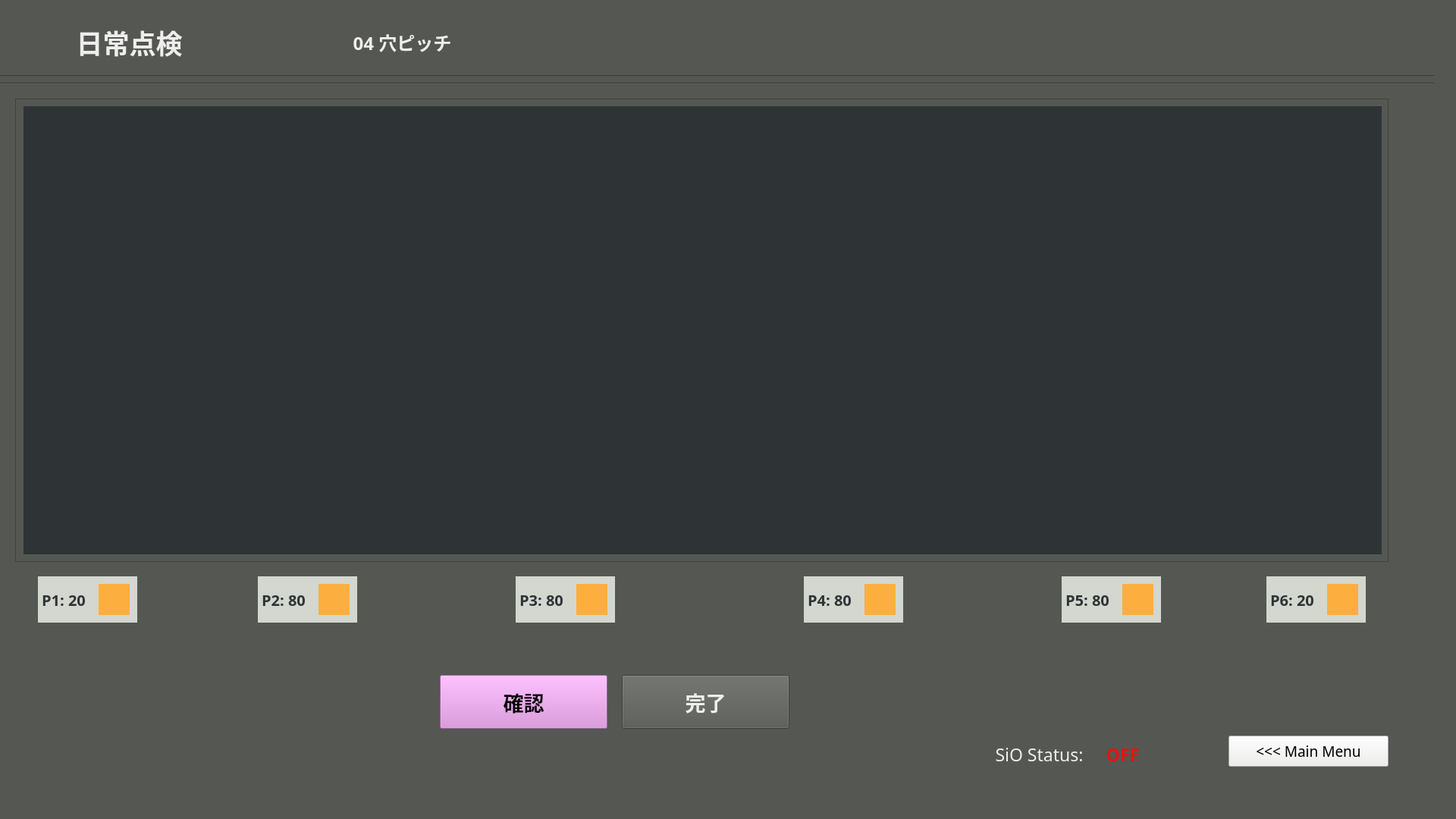
<?xml version="1.0" encoding="UTF-8"?>
<ui version="4.0">
 <class>dailytenken4_holepitch</class>
 <widget class="QMainWindow" name="dailytenken4_holepitch">
  <property name="enabled">
   <bool>true</bool>
  </property>
  <property name="geometry">
   <rect>
    <x>0</x>
    <y>0</y>
    <width>1920</width>
    <height>1080</height>
   </rect>
  </property>
  <property name="windowTitle">
   <string>MainWindow</string>
  </property>
  <property name="styleSheet">
   <string notr="true">background-color: rgb(85, 87, 83);</string>
  </property>
  <widget class="QWidget" name="dailytenken4_holepitch_widget">
   <property name="enabled">
    <bool>true</bool>
   </property>
   <widget class="Line" name="line_1">
    <property name="geometry">
     <rect>
      <x>-10</x>
      <y>90</y>
      <width>1901</width>
      <height>20</height>
     </rect>
    </property>
    <property name="orientation">
     <enum>Qt::Horizontal</enum>
    </property>
   </widget>
   <widget class="Line" name="line_2">
    <property name="geometry">
     <rect>
      <x>-10</x>
      <y>100</y>
      <width>1901</width>
      <height>20</height>
     </rect>
    </property>
    <property name="orientation">
     <enum>Qt::Horizontal</enum>
    </property>
   </widget>
   <widget class="QFrame" name="frame">
    <property name="geometry">
     <rect>
      <x>20</x>
      <y>130</y>
      <width>1811</width>
      <height>611</height>
     </rect>
    </property>
    <property name="frameShape">
     <enum>QFrame::StyledPanel</enum>
    </property>
    <property name="frameShadow">
     <enum>QFrame::Raised</enum>
    </property>
    <widget class="QLabel" name="cameraFrame">
     <property name="geometry">
      <rect>
       <x>11</x>
       <y>10</y>
       <width>1791</width>
       <height>591</height>
      </rect>
     </property>
     <property name="styleSheet">
      <string notr="true">background-color: rgb(46, 52, 54);</string>
     </property>
     <property name="text">
      <string/>
     </property>
     <property name="alignment">
      <set>Qt::AlignCenter</set>
     </property>
    </widget>
    <widget class="QPushButton" name="rekensaButton">
     <property name="geometry">
      <rect>
       <x>260</x>
       <y>500</y>
       <width>91</width>
       <height>71</height>
      </rect>
     </property>
     <property name="font">
      <font>
       <family>Ubuntu Mono</family>
       <pointsize>13</pointsize>
       <weight>75</weight>
       <italic>false</italic>
       <bold>true</bold>
       <stylestrategy>PreferAntialias</stylestrategy>
      </font>
     </property>
     <property name="autoFillBackground">
      <bool>false</bool>
     </property>
     <property name="styleSheet">
      <string notr="true">color: rgb(238, 238, 236);
background-color: rgb(117, 80, 123);</string>
     </property>
     <property name="text">
      <string>検査
やり直し</string>
     </property>
     <property name="checkable">
      <bool>false</bool>
     </property>
    </widget>
    <widget class="QPushButton" name="delwarpbutton">
     <property name="geometry">
      <rect>
       <x>770</x>
       <y>510</y>
       <width>181</width>
       <height>51</height>
      </rect>
     </property>
     <property name="font">
      <font>
       <family>Ubuntu Mono</family>
       <pointsize>11</pointsize>
       <weight>75</weight>
       <italic>false</italic>
       <bold>true</bold>
       <stylestrategy>PreferAntialias</stylestrategy>
      </font>
     </property>
     <property name="autoFillBackground">
      <bool>false</bool>
     </property>
     <property name="styleSheet">
      <string notr="true">background-color: rgb(164, 0, 0);</string>
     </property>
     <property name="text">
      <string>パースワープパラム削除 
Del Warp Parm</string>
     </property>
     <property name="checkable">
      <bool>false</bool>
     </property>
    </widget>
    <widget class="QPushButton" name="savewarpbutton">
     <property name="geometry">
      <rect>
       <x>580</x>
       <y>510</y>
       <width>181</width>
       <height>51</height>
      </rect>
     </property>
     <property name="font">
      <font>
       <family>Ubuntu Mono</family>
       <pointsize>11</pointsize>
       <weight>75</weight>
       <italic>false</italic>
       <bold>true</bold>
       <stylestrategy>PreferAntialias</stylestrategy>
      </font>
     </property>
     <property name="autoFillBackground">
      <bool>false</bool>
     </property>
     <property name="styleSheet">
      <string notr="true">color: rgb(238, 238, 236);</string>
     </property>
     <property name="text">
      <string>パースワープパラム保存 
Save Warp Parm</string>
     </property>
     <property name="checkable">
      <bool>false</bool>
     </property>
    </widget>
    <widget class="QLabel" name="rtwarpcolor">
     <property name="geometry">
      <rect>
       <x>440</x>
       <y>490</y>
       <width>121</width>
       <height>20</height>
      </rect>
     </property>
     <property name="font">
      <font>
       <family>Ubuntu Mono</family>
       <pointsize>15</pointsize>
       <weight>75</weight>
       <bold>true</bold>
      </font>
     </property>
     <property name="styleSheet">
      <string notr="true">background-color: rgb(255, 0, 0);</string>
     </property>
     <property name="text">
      <string/>
     </property>
     <property name="alignment">
      <set>Qt::AlignLeading|Qt::AlignLeft|Qt::AlignVCenter</set>
     </property>
    </widget>
    <widget class="QPushButton" name="rtwarpbutton">
     <property name="geometry">
      <rect>
       <x>440</x>
       <y>510</y>
       <width>121</width>
       <height>51</height>
      </rect>
     </property>
     <property name="font">
      <font>
       <family>Ubuntu Mono</family>
       <pointsize>11</pointsize>
       <weight>75</weight>
       <italic>false</italic>
       <bold>true</bold>
       <stylestrategy>PreferAntialias</stylestrategy>
      </font>
     </property>
     <property name="autoFillBackground">
      <bool>false</bool>
     </property>
     <property name="styleSheet">
      <string notr="true">color: rgb(238, 238, 236);</string>
     </property>
     <property name="text">
      <string>継続ワープ 
RT Pers.Warp</string>
     </property>
     <property name="checkable">
      <bool>false</bool>
     </property>
    </widget>
    <widget class="QPushButton" name="quitbutton">
     <property name="geometry">
      <rect>
       <x>1560</x>
       <y>530</y>
       <width>211</width>
       <height>41</height>
      </rect>
     </property>
     <property name="font">
      <font>
       <family>Ubuntu Mono</family>
       <pointsize>14</pointsize>
      </font>
     </property>
     <property name="styleSheet">
      <string notr="true">background-color: rgb(238, 238, 236);</string>
     </property>
     <property name="text">
      <string>Quit</string>
     </property>
    </widget>
    <zorder>quitbutton</zorder>
    <zorder>rtwarpbutton</zorder>
    <zorder>delwarpbutton</zorder>
    <zorder>rtwarpcolor</zorder>
    <zorder>savewarpbutton</zorder>
    <zorder>rekensaButton</zorder>
    <zorder>cameraFrame</zorder>
   </widget>
   <widget class="QPushButton" name="mainmenubutton">
    <property name="geometry">
     <rect>
      <x>1620</x>
      <y>970</y>
      <width>211</width>
      <height>41</height>
     </rect>
    </property>
    <property name="font">
     <font>
      <family>Ubuntu Mono</family>
      <pointsize>14</pointsize>
     </font>
    </property>
    <property name="styleSheet">
     <string notr="true">background-color: rgb(238, 238, 236);</string>
    </property>
    <property name="text">
     <string>&lt;&lt;&lt; Main Menu</string>
    </property>
   </widget>
   <widget class="QLabel" name="partlabel_2">
    <property name="geometry">
     <rect>
      <x>10</x>
      <y>20</y>
      <width>321</width>
      <height>71</height>
     </rect>
    </property>
    <property name="font">
     <font>
      <family>Ubuntu Mono</family>
      <pointsize>26</pointsize>
      <weight>75</weight>
      <bold>true</bold>
     </font>
    </property>
    <property name="styleSheet">
     <string notr="true">color: rgb(238, 238, 236);</string>
    </property>
    <property name="text">
     <string>日常点検</string>
    </property>
    <property name="alignment">
     <set>Qt::AlignCenter</set>
    </property>
   </widget>
   <widget class="QPushButton" name="finishButton">
    <property name="geometry">
     <rect>
      <x>820</x>
      <y>890</y>
      <width>221</width>
      <height>71</height>
     </rect>
    </property>
    <property name="font">
     <font>
      <family>Ubuntu Mono</family>
      <pointsize>20</pointsize>
      <weight>75</weight>
      <italic>false</italic>
      <bold>true</bold>
      <stylestrategy>PreferAntialias</stylestrategy>
     </font>
    </property>
    <property name="autoFillBackground">
     <bool>false</bool>
    </property>
    <property name="styleSheet">
     <string notr="true">color: rgb(238, 238, 236);</string>
    </property>
    <property name="text">
     <string>完了</string>
    </property>
    <property name="checkable">
     <bool>false</bool>
    </property>
   </widget>
   <widget class="QLabel" name="status_sio">
    <property name="geometry">
     <rect>
      <x>1450</x>
      <y>970</y>
      <width>61</width>
      <height>41</height>
     </rect>
    </property>
    <property name="font">
     <font>
      <family>Ubuntu Mono</family>
      <pointsize>17</pointsize>
      <weight>75</weight>
      <bold>true</bold>
      <underline>false</underline>
     </font>
    </property>
    <property name="styleSheet">
     <string notr="true">color: rgb(238, 15, 15);</string>
    </property>
    <property name="text">
     <string>OFF</string>
    </property>
    <property name="alignment">
     <set>Qt::AlignBottom|Qt::AlignHCenter</set>
    </property>
   </widget>
   <widget class="QLabel" name="label_5">
    <property name="geometry">
     <rect>
      <x>1300</x>
      <y>970</y>
      <width>141</width>
      <height>41</height>
     </rect>
    </property>
    <property name="font">
     <font>
      <family>Ubuntu Mono</family>
      <pointsize>17</pointsize>
      <weight>50</weight>
      <bold>false</bold>
      <underline>false</underline>
     </font>
    </property>
    <property name="styleSheet">
     <string notr="true">color: rgb(238, 238, 236);</string>
    </property>
    <property name="text">
     <string>SiO Status:</string>
    </property>
    <property name="alignment">
     <set>Qt::AlignBottom|Qt::AlignHCenter</set>
    </property>
   </widget>
   <widget class="QLabel" name="partlabel_3">
    <property name="geometry">
     <rect>
      <x>370</x>
      <y>20</y>
      <width>321</width>
      <height>71</height>
     </rect>
    </property>
    <property name="font">
     <font>
      <family>Ubuntu Mono</family>
      <pointsize>18</pointsize>
      <weight>75</weight>
      <bold>true</bold>
     </font>
    </property>
    <property name="styleSheet">
     <string notr="true">color: rgb(238, 238, 236);</string>
    </property>
    <property name="text">
     <string>04 穴ピッチ</string>
    </property>
    <property name="alignment">
     <set>Qt::AlignCenter</set>
    </property>
   </widget>
   <widget class="QLabel" name="P2color">
    <property name="geometry">
     <rect>
      <x>420</x>
      <y>770</y>
      <width>41</width>
      <height>41</height>
     </rect>
    </property>
    <property name="font">
     <font>
      <family>Ubuntu Mono</family>
      <pointsize>15</pointsize>
      <weight>75</weight>
      <bold>true</bold>
     </font>
    </property>
    <property name="styleSheet">
     <string notr="true">background-color: rgb(252, 175, 62);</string>
    </property>
    <property name="text">
     <string/>
    </property>
    <property name="alignment">
     <set>Qt::AlignLeading|Qt::AlignLeft|Qt::AlignVCenter</set>
    </property>
   </widget>
   <widget class="QLabel" name="P2label">
    <property name="geometry">
     <rect>
      <x>340</x>
      <y>760</y>
      <width>131</width>
      <height>61</height>
     </rect>
    </property>
    <property name="font">
     <font>
      <family>Ubuntu Mono</family>
      <pointsize>15</pointsize>
      <weight>75</weight>
      <bold>true</bold>
     </font>
    </property>
    <property name="styleSheet">
     <string notr="true">color: rgb(46, 52, 54);
background-color: rgb(211, 215, 207);</string>
    </property>
    <property name="text">
     <string> P2: 80</string>
    </property>
    <property name="alignment">
     <set>Qt::AlignLeading|Qt::AlignLeft|Qt::AlignVCenter</set>
    </property>
   </widget>
   <widget class="QLabel" name="P3label">
    <property name="geometry">
     <rect>
      <x>680</x>
      <y>760</y>
      <width>131</width>
      <height>61</height>
     </rect>
    </property>
    <property name="font">
     <font>
      <family>Ubuntu Mono</family>
      <pointsize>15</pointsize>
      <weight>75</weight>
      <bold>true</bold>
     </font>
    </property>
    <property name="styleSheet">
     <string notr="true">color: rgb(46, 52, 54);
background-color: rgb(211, 215, 207);</string>
    </property>
    <property name="text">
     <string> P3: 80</string>
    </property>
    <property name="alignment">
     <set>Qt::AlignLeading|Qt::AlignLeft|Qt::AlignVCenter</set>
    </property>
   </widget>
   <widget class="QLabel" name="P3color">
    <property name="geometry">
     <rect>
      <x>760</x>
      <y>770</y>
      <width>41</width>
      <height>41</height>
     </rect>
    </property>
    <property name="font">
     <font>
      <family>Ubuntu Mono</family>
      <pointsize>15</pointsize>
      <weight>75</weight>
      <bold>true</bold>
     </font>
    </property>
    <property name="styleSheet">
     <string notr="true">background-color: rgb(252, 175, 62);</string>
    </property>
    <property name="text">
     <string/>
    </property>
    <property name="alignment">
     <set>Qt::AlignLeading|Qt::AlignLeft|Qt::AlignVCenter</set>
    </property>
   </widget>
   <widget class="QLabel" name="P4label">
    <property name="geometry">
     <rect>
      <x>1060</x>
      <y>760</y>
      <width>131</width>
      <height>61</height>
     </rect>
    </property>
    <property name="font">
     <font>
      <family>Ubuntu Mono</family>
      <pointsize>15</pointsize>
      <weight>75</weight>
      <bold>true</bold>
     </font>
    </property>
    <property name="styleSheet">
     <string notr="true">color: rgb(46, 52, 54);
background-color: rgb(211, 215, 207);</string>
    </property>
    <property name="text">
     <string> P4: 80</string>
    </property>
    <property name="alignment">
     <set>Qt::AlignLeading|Qt::AlignLeft|Qt::AlignVCenter</set>
    </property>
   </widget>
   <widget class="QLabel" name="P4color">
    <property name="geometry">
     <rect>
      <x>1140</x>
      <y>770</y>
      <width>41</width>
      <height>41</height>
     </rect>
    </property>
    <property name="font">
     <font>
      <family>Ubuntu Mono</family>
      <pointsize>15</pointsize>
      <weight>75</weight>
      <bold>true</bold>
     </font>
    </property>
    <property name="styleSheet">
     <string notr="true">background-color: rgb(252, 175, 62);</string>
    </property>
    <property name="text">
     <string/>
    </property>
    <property name="alignment">
     <set>Qt::AlignLeading|Qt::AlignLeft|Qt::AlignVCenter</set>
    </property>
   </widget>
   <widget class="QLabel" name="P5label">
    <property name="geometry">
     <rect>
      <x>1400</x>
      <y>760</y>
      <width>131</width>
      <height>61</height>
     </rect>
    </property>
    <property name="font">
     <font>
      <family>Ubuntu Mono</family>
      <pointsize>15</pointsize>
      <weight>75</weight>
      <bold>true</bold>
     </font>
    </property>
    <property name="styleSheet">
     <string notr="true">color: rgb(46, 52, 54);
background-color: rgb(211, 215, 207);</string>
    </property>
    <property name="text">
     <string> P5: 80</string>
    </property>
    <property name="alignment">
     <set>Qt::AlignLeading|Qt::AlignLeft|Qt::AlignVCenter</set>
    </property>
   </widget>
   <widget class="QLabel" name="P5color">
    <property name="geometry">
     <rect>
      <x>1480</x>
      <y>770</y>
      <width>41</width>
      <height>41</height>
     </rect>
    </property>
    <property name="font">
     <font>
      <family>Ubuntu Mono</family>
      <pointsize>15</pointsize>
      <weight>75</weight>
      <bold>true</bold>
     </font>
    </property>
    <property name="styleSheet">
     <string notr="true">background-color: rgb(252, 175, 62);</string>
    </property>
    <property name="text">
     <string/>
    </property>
    <property name="alignment">
     <set>Qt::AlignLeading|Qt::AlignLeft|Qt::AlignVCenter</set>
    </property>
   </widget>
   <widget class="QLabel" name="P1label">
    <property name="geometry">
     <rect>
      <x>50</x>
      <y>760</y>
      <width>131</width>
      <height>61</height>
     </rect>
    </property>
    <property name="font">
     <font>
      <family>Ubuntu Mono</family>
      <pointsize>15</pointsize>
      <weight>75</weight>
      <bold>true</bold>
     </font>
    </property>
    <property name="styleSheet">
     <string notr="true">color: rgb(46, 52, 54);
background-color: rgb(211, 215, 207);</string>
    </property>
    <property name="text">
     <string> P1: 20</string>
    </property>
    <property name="alignment">
     <set>Qt::AlignLeading|Qt::AlignLeft|Qt::AlignVCenter</set>
    </property>
   </widget>
   <widget class="QLabel" name="P1color">
    <property name="geometry">
     <rect>
      <x>130</x>
      <y>770</y>
      <width>41</width>
      <height>41</height>
     </rect>
    </property>
    <property name="font">
     <font>
      <family>Ubuntu Mono</family>
      <pointsize>15</pointsize>
      <weight>75</weight>
      <bold>true</bold>
     </font>
    </property>
    <property name="styleSheet">
     <string notr="true">background-color: rgb(252, 175, 62);</string>
    </property>
    <property name="text">
     <string/>
    </property>
    <property name="alignment">
     <set>Qt::AlignLeading|Qt::AlignLeft|Qt::AlignVCenter</set>
    </property>
   </widget>
   <widget class="QLabel" name="P6label">
    <property name="geometry">
     <rect>
      <x>1670</x>
      <y>760</y>
      <width>131</width>
      <height>61</height>
     </rect>
    </property>
    <property name="font">
     <font>
      <family>Ubuntu Mono</family>
      <pointsize>15</pointsize>
      <weight>75</weight>
      <bold>true</bold>
     </font>
    </property>
    <property name="styleSheet">
     <string notr="true">color: rgb(46, 52, 54);
background-color: rgb(211, 215, 207);</string>
    </property>
    <property name="text">
     <string> P6: 20</string>
    </property>
    <property name="alignment">
     <set>Qt::AlignLeading|Qt::AlignLeft|Qt::AlignVCenter</set>
    </property>
   </widget>
   <widget class="QLabel" name="P6color">
    <property name="geometry">
     <rect>
      <x>1750</x>
      <y>770</y>
      <width>41</width>
      <height>41</height>
     </rect>
    </property>
    <property name="font">
     <font>
      <family>Ubuntu Mono</family>
      <pointsize>15</pointsize>
      <weight>75</weight>
      <bold>true</bold>
     </font>
    </property>
    <property name="styleSheet">
     <string notr="true">background-color: rgb(252, 175, 62);</string>
    </property>
    <property name="text">
     <string/>
    </property>
    <property name="alignment">
     <set>Qt::AlignLeading|Qt::AlignLeft|Qt::AlignVCenter</set>
    </property>
   </widget>
   <widget class="QPushButton" name="checkButton">
    <property name="geometry">
     <rect>
      <x>580</x>
      <y>890</y>
      <width>221</width>
      <height>71</height>
     </rect>
    </property>
    <property name="font">
     <font>
      <family>Ubuntu Mono</family>
      <pointsize>20</pointsize>
      <weight>75</weight>
      <italic>false</italic>
      <bold>true</bold>
      <stylestrategy>PreferAntialias</stylestrategy>
     </font>
    </property>
    <property name="autoFillBackground">
     <bool>false</bool>
    </property>
    <property name="styleSheet">
     <string notr="true">background-color: rgb(220, 138, 221);</string>
    </property>
    <property name="text">
     <string>確認</string>
    </property>
    <property name="checkable">
     <bool>false</bool>
    </property>
   </widget>
   <zorder>line_1</zorder>
   <zorder>line_2</zorder>
   <zorder>frame</zorder>
   <zorder>mainmenubutton</zorder>
   <zorder>partlabel_2</zorder>
   <zorder>finishButton</zorder>
   <zorder>status_sio</zorder>
   <zorder>label_5</zorder>
   <zorder>partlabel_3</zorder>
   <zorder>P2label</zorder>
   <zorder>P2color</zorder>
   <zorder>P3label</zorder>
   <zorder>P3color</zorder>
   <zorder>P4label</zorder>
   <zorder>P4color</zorder>
   <zorder>P5label</zorder>
   <zorder>P5color</zorder>
   <zorder>P1label</zorder>
   <zorder>P1color</zorder>
   <zorder>P6label</zorder>
   <zorder>P6color</zorder>
   <zorder>checkButton</zorder>
  </widget>
  <widget class="QMenuBar" name="menubar">
   <property name="geometry">
    <rect>
     <x>0</x>
     <y>0</y>
     <width>1920</width>
     <height>22</height>
    </rect>
   </property>
  </widget>
  <widget class="QStatusBar" name="statusbar"/>
 </widget>
 <resources/>
 <connections/>
</ui>
